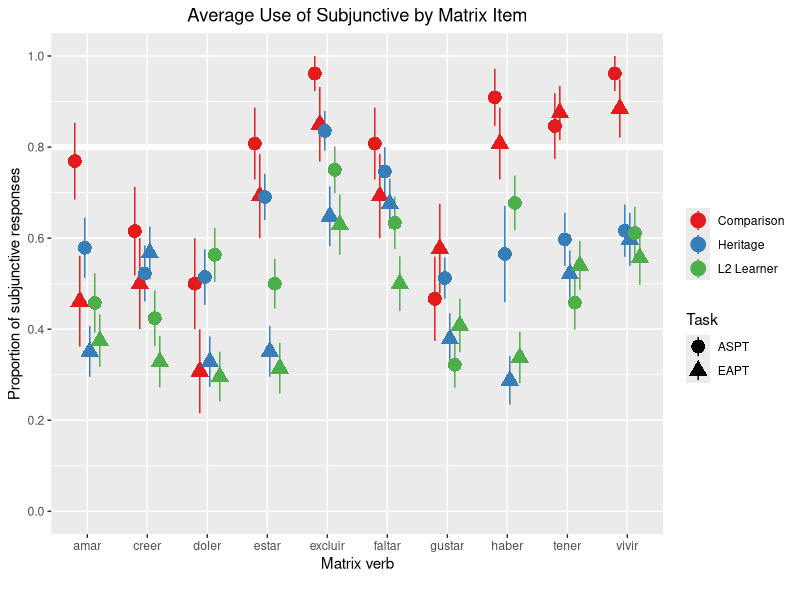
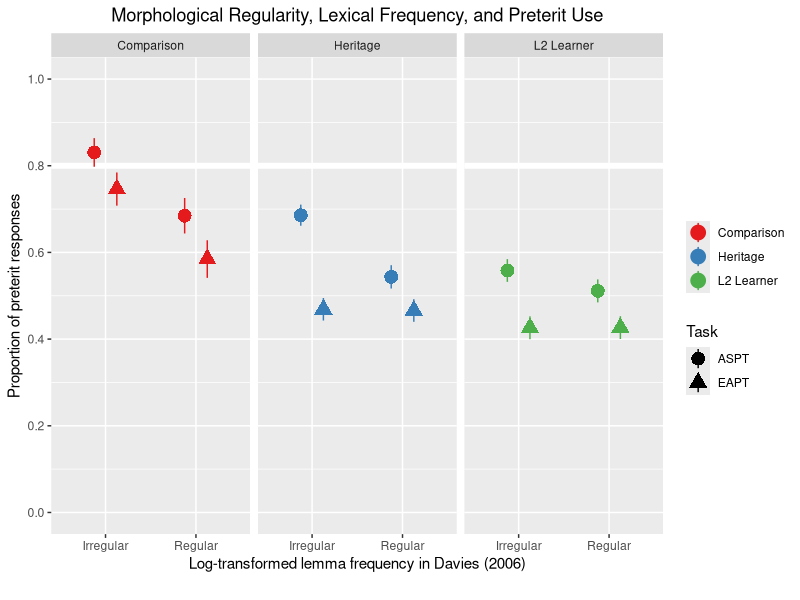
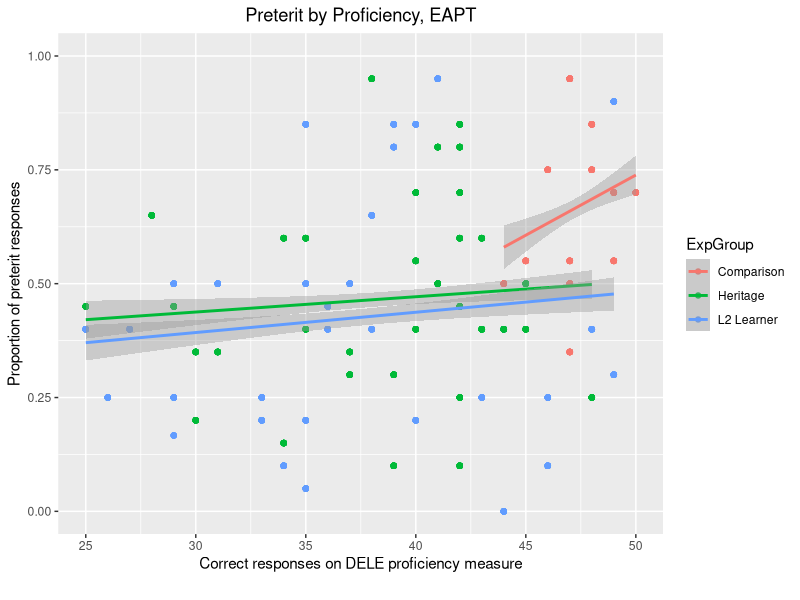
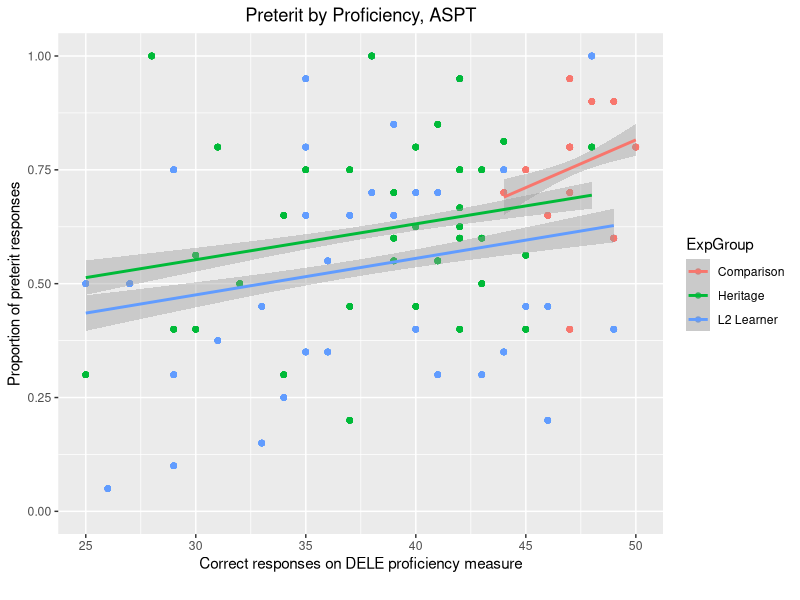
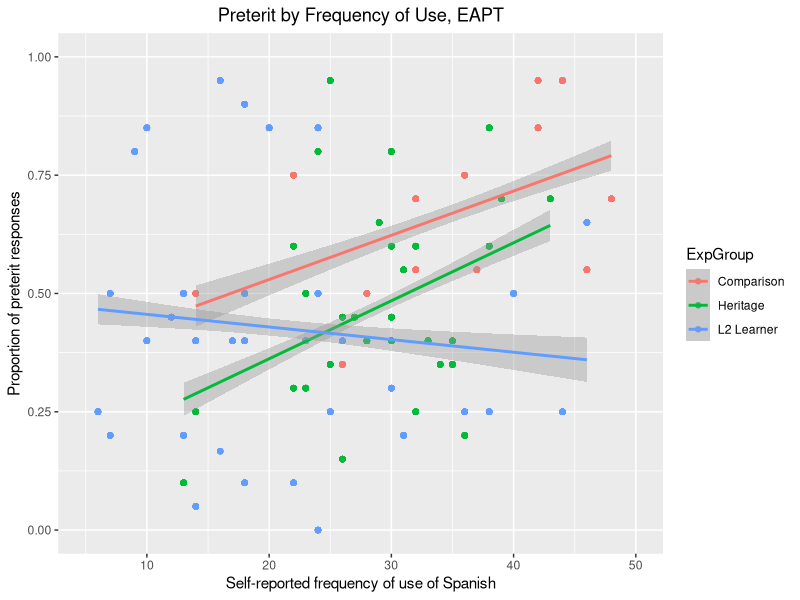
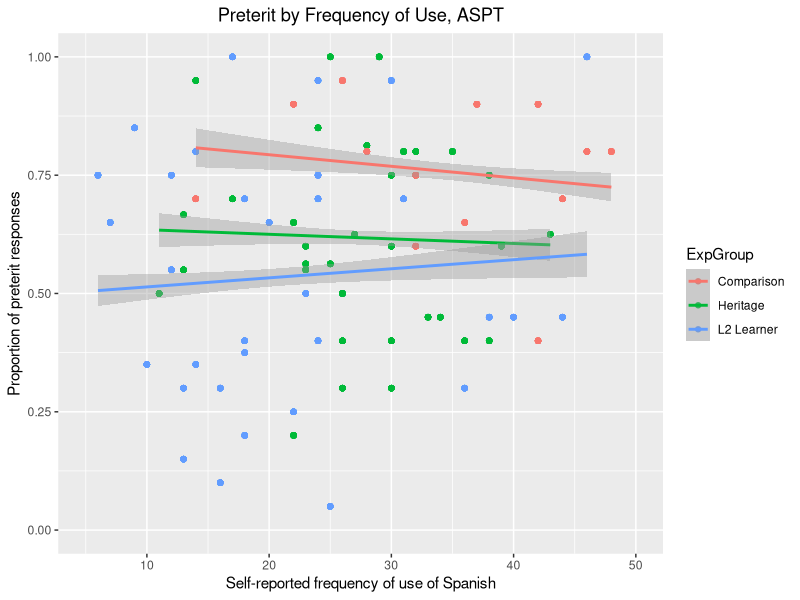

Reproduce these figures in R, in order.
# Packages
library(tidyverse)
library(lme4)
library(dplyr)
library(lmerTest)
library(glmmTMB)
library(emmeans)
library(kableExtra)

options(sciphen = 999)

# Preparation of data
## Load database
L2_EPT = read_csv("./CSV Files/L2 Learners/EPT Preterit Standardized L2 Data.csv")
L2_FCT = read_csv("./CSV Files/L2 Learners/FCT Preterit Standardized L2 Data.csv")
Heritage_EPT = read_csv("./CSV Files/Heritage/EPT Preterit Standardized Heritage Data.csv")
Heritage_FCT = read_csv("./CSV Files/Heritage/FCT Preterit Standardized Heritage Data.csv")
Comparison_EPT = read.csv("./CSV Files/Comparison/EPT Preterit Standardized Comparison Data.csv")
Comparison_FCT = read.csv("./CSV Files/Comparison/FCT Preterit Standardized Comparison Data.csv")


## Create combined datasets
Preterit_EPT = rbind(L2_EPT, Heritage_EPT, Comparison_EPT)
Preterit_FCT = rbind(L2_FCT, Heritage_FCT, Comparison_FCT)
Preterit_Aggregate = rbind(Preterit_EPT, Preterit_FCT)


## Find participant averages
Heritage_EPT_Modified = aggregate(Heritage_EPT$Average, list(Heritage_EPT$Participant_ID), FUN = mean)
Heritage_EPT_Modified = Heritage_EPT_Modified %>% rename(Part_Avg = x)
Heritage_EPT_Modified = left_join(Heritage_EPT, Heritage_EPT_Modified, by = c("Participant_ID" = "Group.1"))

Heritage_FCT_Modified = aggregate(Heritage_FCT$Average, list(Heritage_FCT$Participant_ID), FUN = mean)
Heritage_FCT_Modified = Heritage_FCT_Modified %>% rename(Part_Avg = x)
Heritage_FCT_Modified = left_join(Heritage_FCT, Heritage_FCT_Modified, by = c("Participant_ID" = "Group.1"))

Preterit_EPT_Aggregate = aggregate(Preterit_EPT$Average, list(Preterit_EPT$Participant_ID), FUN = mean)
Preterit_EPT_Aggregate = Preterit_EPT_Aggregate %>% rename(Part_Avg = x)
Preterit_EPT_Aggregate = left_join(Preterit_EPT, Preterit_EPT_Aggregate, by = c("Participant_ID" = "Group.1"))

Preterit_FCT_Aggregate = aggregate(Preterit_FCT$Average, list(Preterit_FCT$Participant_ID), FUN = mean)
Preterit_FCT_Aggregate = Preterit_FCT_Aggregate %>% rename(Part_Avg = x)
Preterit_FCT_Aggregate = left_join(Preterit_FCT, Preterit_FCT_Aggregate, by = c("Participant_ID" = "Group.1"))


# Group-wise models
Preterit_Task_Group_Effects = lmer(
  Average ~ ExpGroup + Task + ExpGroup:Task +
    (1 | Group_No) + (1 | Item),
  data = Preterit_Aggregate,
  control = lmerControl(optimizer = "bobyqa", optCtrl = list(maxfun=3e5)))

summary(Preterit_Task_Group_Effects)


# Plots
## Individual lexical items
Preterit_Aggregate %>%
  ggplot(aes(x = MainVerb, y = Average, color = ExpGroup, shape = Task)) + 
  geom_hline(yintercept = 0.8, color = 'white', size = 2) +
  stat_summary(fun.data = mean_se,
               geom = "pointrange", size = 1, 
               position = position_dodge(width = 0.5)) + 
  scale_color_brewer(palette = "Set1", name = "") +
  scale_y_continuous(breaks = seq (0, 1, 0.2),
                     limits = c(0, 1)) +
  labs(x = "Matrix verb", y = "Proportion of subjunctive responses", caption = "", 
       title = "Average Use of Subjunctive by Matrix Item") +
  theme(plot.title = element_text(hjust = 0.5))


## By morphological regularity and frequency
Preterit_Aggregate %>%
  ggplot(aes(x = Reg_Main, y = Average, color = ExpGroup, shape = Task)) + 
  facet_grid(cols = vars(ExpGroup)) +
  geom_hline(yintercept = 0.8, color = 'white', size = 2) + 
  stat_summary(fun.data = mean_se,
               geom = 'pointrange', size = 1, 
               position = position_dodge(width = 0.5)) + 
  scale_color_brewer(palette = "Set1", name = "") +
  scale_y_continuous(breaks = seq (0, 1, 0.2),
                     limits = c(0, 1)) +
  labs(x = 'Log-transformed lemma frequency in Davies (2006)', y = 'Proportion of preterit responses', caption = '', 
       title = 'Morphological Regularity, Lexical Frequency, and Preterit Use') +
  theme(plot.title = element_text(hjust = 0.5))


## By average accuracy and proficiency
Preterit_EPT_Aggregate %>%
  ggplot(aes(x = DELE, y = Part_Avg, color = ExpGroup)) + 
  geom_point() +
  geom_smooth(method=lm) +
  xlim(c(25,50)) +
  ylim(c(0,1)) +
  labs(x = 'Correct responses on DELE proficiency measure', y = 'Proportion of preterit responses', caption = '', 
       title = 'Preterit by Proficiency, EAPT') +
  theme(plot.title = element_text(hjust = 0.5))

Preterit_FCT_Aggregate %>%
  ggplot(aes(x = DELE, y = Part_Avg, color = ExpGroup)) + 
  geom_point() +
  geom_smooth(method=lm) +
  xlim(c(25,50)) +
  ylim(c(0,1)) +
  labs(x = 'Correct responses on DELE proficiency measure', y = 'Proportion of preterit responses', caption = '', 
       title = 'Preterit by Proficiency, ASPT') +
  theme(plot.title = element_text(hjust = 0.5))


## By average accuracy and use
Preterit_EPT_Aggregate %>%
  ggplot(aes(x = FofA, y = Part_Avg, color = ExpGroup)) + 
  geom_point() +
  geom_smooth(method=lm) +
  xlim(c(5,50)) +
  ylim(c(0,1)) +
  labs(x = 'Self-reported frequency of use of Spanish', y = 'Proportion of preterit responses',
       title = 'Preterit by Frequency of Use, EAPT') +
  theme(plot.title = element_text(hjust = 0.5))

Preterit_FCT_Aggregate %>%
  ggplot(aes(x = FofA, y = Part_Avg, color = ExpGroup)) + 
  geom_point() +
  geom_smooth(method=lm) +
  xlim(c(5,50)) +
  ylim(c(0,1)) +
  labs(x = 'Self-reported frequency of use of Spanish', y = 'Proportion of preterit responses',
       title = 'Preterit by Frequency of Use, ASPT') +
  theme(plot.title = element_text(hjust = 0.5))
